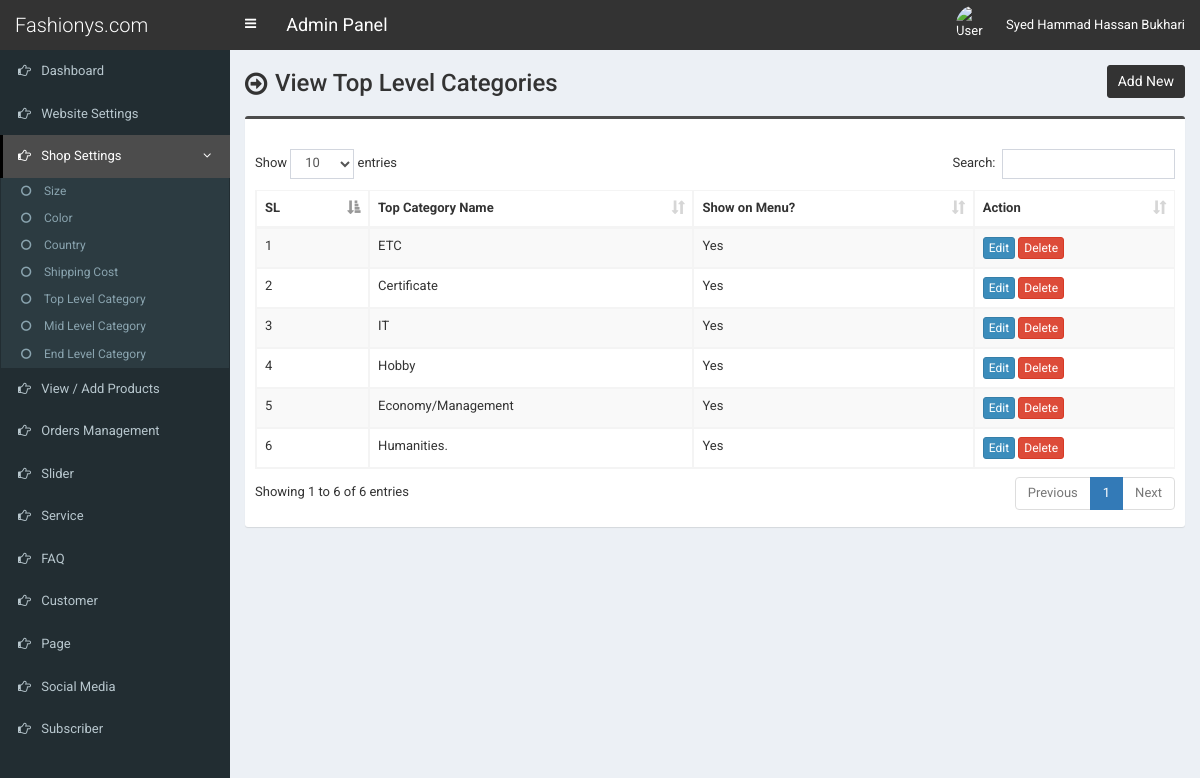
/admin/top-category.php (signed in), run on the app's committed database.
### tables this page shows
CREATE TABLE `tbl_top_category` (
  `tcat_id` int(11) NOT NULL,
  `tcat_name` varchar(255) NOT NULL,
  `show_on_menu` int(1) NOT NULL
);

### admin/top-category.php (the view, shortened to what this page needs)
<?php require_once('header.php'); ?>
<section class="content-header">
	<div class="content-header-left">
		<h1>View Top Level Categories</h1>
	</div>
	<div class="content-header-right">
		<a href="top-category-add.php" class="btn btn-primary btn-sm">Add New</a>
	</div>
</section>
<section class="content">
  <div class="row">
    <div class="col-md-12">
      <div class="box box-info">
        <div class="box-body table-responsive">
          <table id="example1" class="table table-bordered table-striped">
			<thead>
			    <tr>
			        <th>SL</th>
			        <th>Top Category Name</th>
                    <th>Show on Menu?</th>
			        <th>Action</th>
			    </tr>
			</thead>
            <tbody>
            	<?php
            	$i=0;
            	$statement = $pdo->prepare("SELECT * FROM tbl_top_category ORDER BY tcat_id DESC");
            	$statement->execute();
            	$result = $statement->fetchAll(PDO::FETCH_ASSOC);
            	foreach ($result as $row) {
            		$i++;
            		?>
					<tr>
	                    <td><?php echo $i; ?></td>
	                    <td><?php echo $row['tcat_name']; ?></td>
                        <td>
                            <?php
                                if($row['show_on_menu'] == 1) {
                                    echo 'Yes';
                                } else {
                                    echo 'No';
                                }
                            ?>
                        </td>
	                    <td>
	                        <a href="top-category-edit.php?id=<?php echo $row['tcat_id']; ?>" class="btn btn-primary btn-xs">Edit</a>
	                        <a href="#" class="btn btn-danger btn-xs" data-href="top-category-delete.php?id=<?php echo $row['tcat_id']; ?>" data-toggle="modal" data-target="#confirm-delete">Delete</a>
	                    </td>
	                </tr>
            		<?php
            	}
            	?>
            </tbody>
          </table>
        </div>
      </div>
</section>
<?php require_once('footer.php'); ?>

### admin/style.css (style rules this page uses)
body { font-size: 13px; font-family: 'Roboto', sans-serif; }
.content-header>h1, .content-header .content-header-left h1 { font-family: 'Roboto', sans-serif; }
.box-info { padding-top: 20px; }
.content-header { overflow: hidden; }
.content-header .content-header-left { float: left; padding-top: 5px; }
.content-header .content-header-right { float: right; }
.content-header .content-header-left h1 { margin-top: 0; margin-bottom: 0; padding-left: 30px; padding-bottom: 5px; font-size: 24px; position: relative; }
.content-header .content-header-left h1:before { position: absolute; top: 0; left: 0; font-family: 'FontAwesome', sans-serif; font-size: 26px; content: '\f18e'; }
.content-header .content-header-right a { position: relative; font-size: 14px; }
.box.box-info { border-top-color: #4c4c4c; }
.content-header .content-header-right a { background-color: #333333; border-color: #333333; }

### data on the page
tbl_top_category: tcat_name "ETC", show_on_menu "Yes"
tbl_top_category: tcat_name "Certificate", show_on_menu "Yes"
tbl_top_category: tcat_name "IT", show_on_menu "Yes"
tbl_top_category: tcat_name "Hobby", show_on_menu "Yes"
tbl_top_category: tcat_name "Economy/Management", show_on_menu "Yes"
tbl_top_category: tcat_name "Humanities.", show_on_menu "Yes"

### other printed values
$_SESSION['user']['full_name'] "Syed Hammad Hassan Bukhari"
